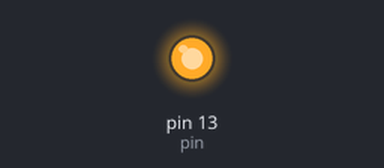
Simulated run of this sketch. Board: Arduino Uno, built with avr-gcc and run on an emulated ATmega328P. Shown: output pins drawn as LEDs (lit = HIGH).

Above: at 0.35 s.
At 33.8 s:
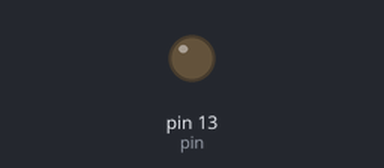
Timing chart, 0 to 40.0 s (numbered marks = the images above):
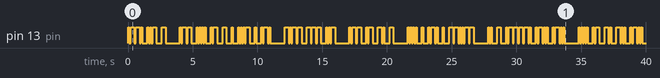

The sketch:

morse.ino
```cpp
const int pin = 13; // This pin also corresponds to the builtin led on the board, so this can be run with no external circuitry.
const int unit = 100; // Time unit length in milliseconds. 100 is somewhat readable if you kinda know some morse but are untrained, and 60 is close to the standard as far as I can tell.
const int dotLength = unit;     // Lines 3-7 just define the timing standard for morse code.
const int bitDist = unit;
const int dashLength = 3*unit;
const int letterDist = 3*unit;
const int wordDist = 4*unit;
String strng = "Put whatever you want here, it'll handle basic punctuation, spacing, and is case-insensitive. Also, if there's something it doesn't know the code for, it ignores it.";
const int len = strng.length();

void dot(int pin) {       // This code turns the light on for a dot length then off for a bit length
  digitalWrite(pin,1);
  delay(dotLength);
  digitalWrite(pin,0);
  delay(bitDist);
}

void dash(int pin) {      // Ditto but with dash not dot
  digitalWrite(pin,1);
  delay(dashLength);
  digitalWrite(pin,0);
  delay(bitDist);
}

void morse(char c) { // Pass it a character and it will call the functions corresponding to the character in morse code
  if (c=='a') {
    dot(pin);
    dash(pin);
  } else if (c=='b') {
    dash(pin);
    dot(pin);
    dot(pin);
    dot(pin);
  } else if (c=='c') {
    dash(pin);
    dot(pin);
    dash(pin);
    dot(pin);
  } else if (c=='d') {
    dash(pin);
    dot(pin);
    dot(pin);
  } else if (c=='e') {
    dot(pin);
  } else if (c=='f') {
    dot(pin);
    dot(pin);
    dash(pin);
    dot(pin);
  } else if (c=='g') {
    dash(pin);
    dash(pin);
    dot(pin);
  } else if (c=='h') {
    dot(pin);
    dot(pin);
    dot(pin);
    dot(pin);
  } else if (c=='i') {
    dot(pin);
    dot(pin);
  } else if (c=='j') {
    dot(pin);
    dash(pin);
    dash(pin);
    dash(pin);
  } else if (c=='k') {
    dash(pin);
    dot(pin);
    dash(pin);
  } else if (c=='l') {
    dot(pin);
    dash(pin);
    dot(pin);
    dot(pin);
  } else if (c=='m') {
    dash(pin);
    dash(pin);
  } else if (c=='n') {
    dash(pin);
    dot(pin);
  } else if (c=='o') {
    dash(pin);
    dash(pin);
    dash(pin);
  } else if (c=='p') {
    dot(pin);
    dash(pin);
    dash(pin);
    dot(pin);
  } else if (c=='q') {
    dash(pin);
    dash(pin);
    dot(pin);
    dash(pin);
  } else if (c=='r') {
    dot(pin);
    dash(pin);
    dot(pin);
  } else if (c=='s') {
    dot(pin);
    dot(pin);
    dot(pin);
  } else if (c=='t') {
    dash(pin);
  } else if (c=='u') {
    dot(pin);
    dot(pin);
    dash(pin);
  } else if (c=='v') {
    dot(pin);
    dot(pin);
    dot(pin);
    dash(pin);
  } else if (c=='w') {
    dot(pin);
    dash(pin);
    dash(pin);
  } else if (c=='x') {
    dash(pin);
    dot(pin);
    dot(pin);
    dash(pin);
  } else if (c=='y') {
    dash(pin);
    dot(pin);
    dash(pin);
    dash(pin);
  } else if (c=='z') {
    dash(pin);
    dash(pin);
    dot(pin);
    dot(pin);
  } else if (c=='0') {
    dash(pin);
    dash(pin);
    dash(pin);
    dash(pin);
    dash(pin);
  } else if (c=='1') {
    dot(pin);
    dash(pin);
    dash(pin);
    dash(pin);
    dash(pin);
  } else if (c=='2') {
    dot(pin);
    dot(pin);
    dash(pin);
    dash(pin);
    dash(pin);
  } else if (c=='3') {
    dot(pin);
    dot(pin);
    dot(pin);
    dash(pin);
    dash(pin);
  } else if (c=='4') {
    dot(pin);
    dot(pin);
    dot(pin);
    dot(pin);
    dash(pin);
  } else if (c=='5') {
    dot(pin);
    dot(pin);
    dot(pin);
    dot(pin);
    dot(pin);
  } else if (c=='6') {
    dash(pin);
    dot(pin);
    dot(pin);
    dot(pin);
    dot(pin);
  } else if (c=='7') {
    dash(pin);
    dash(pin);
    dot(pin);
    dot(pin);
    dot(pin);
  } else if (c=='8') {
    dash(pin);
    dash(pin);
    dash(pin);
    dot(pin);
    dot(pin);
  } else if (c=='9') {
    dash(pin);
    dash(pin);
    dash(pin);
    dash(pin);
    dot(pin);
  } else if (c=='.') {
    dot(pin);
    dash(pin);
    dot(pin);
    dash(pin);
    dot(pin);
    dash(pin);
  } else if (c==',') {
    dash(pin);
    dash(pin);
    dot(pin);
    dot(pin);
    dash(pin);
    dash(pin);
  } else if (c=='?') {
    dot(pin);
    dot(pin);
    dash(pin);
    dash(pin);
    dot(pin);
    dot(pin);
  } else if (c==39) { // Special character '
    dot(pin);
    dash(pin);
    dash(pin);
    dash(pin);
    dash(pin);
    dot(pin);
  } else if (c==' ') { // Space means there's a new word, so we're gonna add appropriate time delay
    delay(wordDist);
  }
  delay(letterDist);
}       // Yes, I know that I could have done this as like some sort of external file using a single dict variable or whatever Arduino uses but I did this while half asleep and I've already typed all this once I'm not gonna do it again just for different formatting.

void setup() {
  pinMode(pin, OUTPUT); // Define output pin
  strng.toLowerCase();  // Removes capitalization for convenience
}                       // Haven't gotten around to testing it but I'm pretty sure this code will break if the string ends in a space when you pass it. Or maybe not, idk.

void loop() {
  for (int i = 0; i < len; i++) {   // Loop through every character in the string and call the morse function
    morse(strng.charAt(i));
  }
  delay(5000);                      // Take a 5 and do it again
}
```

Measured:
- by itself, pin 13 (pin): LOW → HIGH at 0.00 s, → LOW 0.10 s later, → HIGH 0.10 s later, → LOW 0.30 s later, … (184 changes in this stretch)
